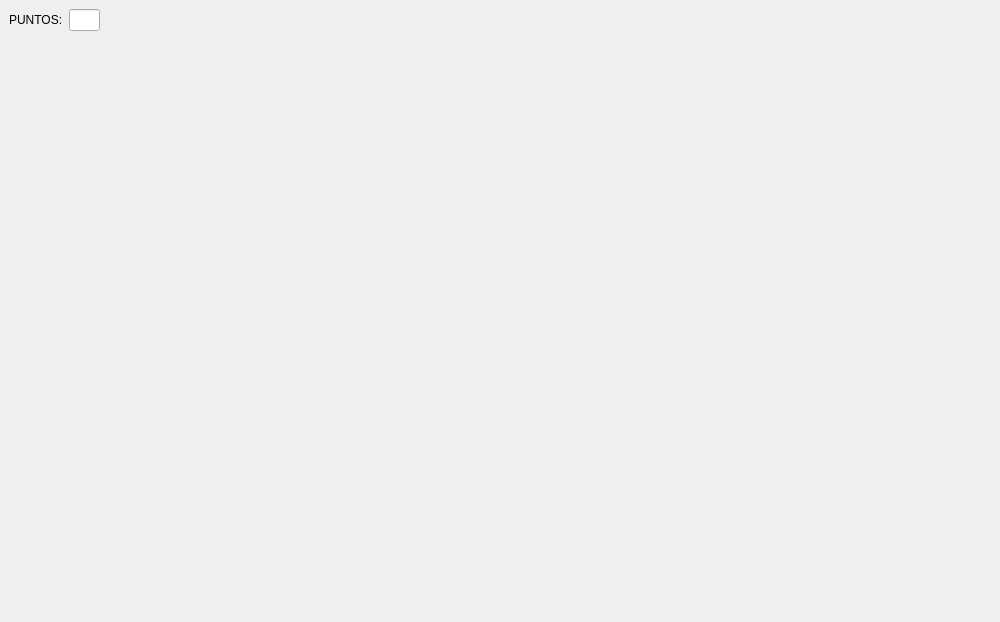
<?xml version="1.0" encoding="UTF-8"?>
<ui version="4.0">
 <class>MainWindow</class>
 <widget class="QMainWindow" name="MainWindow">
  <property name="geometry">
   <rect>
    <x>0</x>
    <y>0</y>
    <width>1000</width>
    <height>622</height>
   </rect>
  </property>
  <property name="windowTitle">
   <string>MainWindow</string>
  </property>
  <widget class="QWidget" name="centralwidget">
   <property name="sizePolicy">
    <sizepolicy hsizetype="MinimumExpanding" vsizetype="MinimumExpanding">
     <horstretch>0</horstretch>
     <verstretch>0</verstretch>
    </sizepolicy>
   </property>
   <property name="minimumSize">
    <size>
     <width>1000</width>
     <height>603</height>
    </size>
   </property>
   <property name="maximumSize">
    <size>
     <width>16777215</width>
     <height>16777215</height>
    </size>
   </property>
   <layout class="QGridLayout" name="gridLayout_2">
    <item row="0" column="0">
     <layout class="QGridLayout" name="gridLayout">
      <item row="0" column="0">
       <layout class="QHBoxLayout" name="horizontalLayout">
        <item>
         <widget class="QLabel" name="labelPuntos">
          <property name="text">
           <string>PUNTOS:</string>
          </property>
         </widget>
        </item>
        <item>
         <widget class="QLineEdit" name="puntaje">
          <property name="sizePolicy">
           <sizepolicy hsizetype="MinimumExpanding" vsizetype="Fixed">
            <horstretch>0</horstretch>
            <verstretch>0</verstretch>
           </sizepolicy>
          </property>
          <property name="maximumSize">
           <size>
            <width>31</width>
            <height>16777215</height>
           </size>
          </property>
          <property name="maxLength">
           <number>20</number>
          </property>
          <property name="readOnly">
           <bool>true</bool>
          </property>
         </widget>
        </item>
        <item>
         <spacer name="horizontalSpacer">
          <property name="orientation">
           <enum>Qt::Horizontal</enum>
          </property>
          <property name="sizeHint" stdset="0">
           <size>
            <width>51</width>
            <height>20</height>
           </size>
          </property>
         </spacer>
        </item>
       </layout>
      </item>
      <item row="1" column="0">
       <widget class="RenderArea" name="render_area" native="true">
        <property name="sizePolicy">
         <sizepolicy hsizetype="Expanding" vsizetype="Expanding">
          <horstretch>0</horstretch>
          <verstretch>0</verstretch>
         </sizepolicy>
        </property>
       </widget>
      </item>
     </layout>
    </item>
   </layout>
  </widget>
 </widget>
 <customwidgets>
  <customwidget>
   <class>RenderArea</class>
   <extends>QWidget</extends>
   <header location="global">renderarea.h</header>
   <container>1</container>
  </customwidget>
 </customwidgets>
 <resources/>
 <connections/>
</ui>
